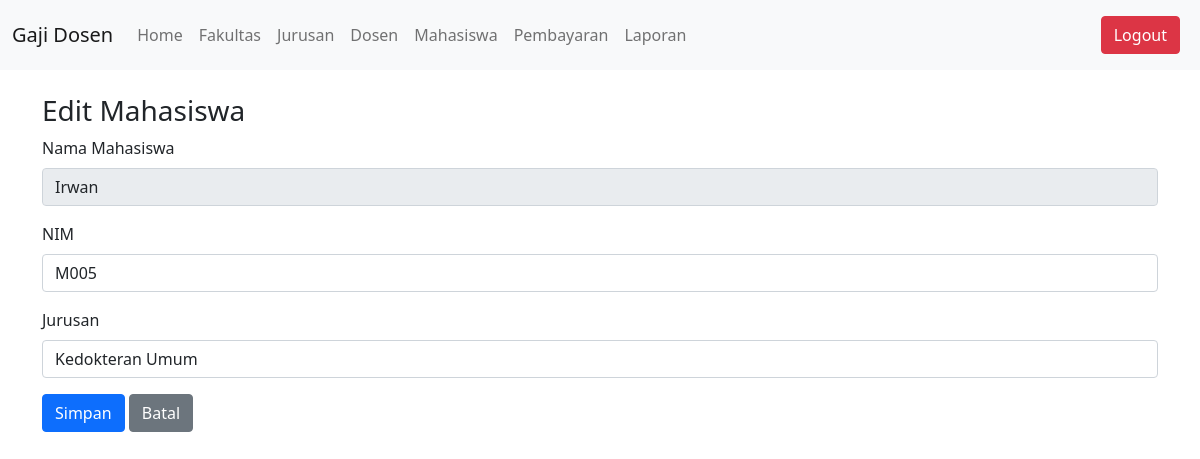
/edit_mahasiswa.php?id=2, run on the app's committed database.
### tables this page shows
CREATE TABLE Mahasiswa (
    id_mahasiswa INT AUTO_INCREMENT PRIMARY KEY,
    id_user INT NOT NULL,
    nim VARCHAR(20) NOT NULL UNIQUE,
    id_jurusan INT NOT NULL,
    FOREIGN KEY (id_user) REFERENCES Users(id_user) ON DELETE CASCADE,
    FOREIGN KEY (id_jurusan) REFERENCES Jurusan(id_jurusan)
);

CREATE TABLE Users (
    id_user INT AUTO_INCREMENT PRIMARY KEY,
    nama VARCHAR(100) NOT NULL,
    username VARCHAR(50) NOT NULL UNIQUE,
    password VARCHAR(255) NOT NULL,
    role ENUM('admin','tu','dosen','mahasiswa') NOT NULL
);

CREATE TABLE Jurusan (
    id_jurusan INT AUTO_INCREMENT PRIMARY KEY,
    nama_jurusan VARCHAR(100) NOT NULL,
    id_fakultas INT NOT NULL,
    FOREIGN KEY (id_fakultas) REFERENCES Fakultas(id_fakultas)
);

### edit_mahasiswa.php (the view, shortened to what this page needs)
<?php
include 'db.php';
if (isset($_GET['id'])) {
    $id_mahasiswa = intval($_GET['id']);
    $sql = "SELECT m.id_mahasiswa, u.nama, m.nim, m.id_jurusan
            FROM Mahasiswa m
            JOIN Users u ON m.id_user = u.id_user
            WHERE m.id_mahasiswa = ?";
    $stmt = $conn->prepare($sql);
    $stmt->bind_param("i", $id_mahasiswa);
    $stmt->execute();
    $result = $stmt->get_result();
    $mahasiswa = $result->fetch_assoc();
} else {
    echo "ID mahasiswa tidak diberikan.";
    exit;
}
$sql_jurusan = "SELECT id_jurusan, nama_jurusan FROM Jurusan";
$result_jurusan = $conn->query($sql_jurusan);
$jurusan = [];
if ($result_jurusan && $result_jurusan->num_rows > 0) {
    while ($row = $result_jurusan->fetch_assoc()) {
        $jurusan[] = $row;
    }
}
?>
<!DOCTYPE html>
<html lang="en">
<head>
    <link href="https://cdn.jsdelivr.net/npm/bootstrap@5.1.3/dist/css/bootstrap.min.css" rel="stylesheet">
</head>
<body>
    <?php include 'navbar.php'; ?>
    <div class="container mt-4">
        <h3>Edit Mahasiswa</h3>
        <form action="update_mahasiswa.php" method="POST">
            <div class="mb-3">
                <label for="nama" class="form-label">Nama Mahasiswa</label>
                <input type="text" id="nama" name="nama" class="form-control"
                       value="<?= htmlspecialchars($mahasiswa['nama']); ?>" readonly>
            </div>
            <div class="mb-3">
                <label for="nim" class="form-label">NIM</label>
                <input type="text" id="nim" name="nim" class="form-control"
                       value="<?= htmlspecialchars($mahasiswa['nim']); ?>" required>
            </div>
            <div class="mb-3">
                <label for="jurusan" class="form-label">Jurusan</label>
                <select id="jurusan" name="id_jurusan" class="form-control" required>
                    <?php foreach ($jurusan as $j): ?>
                        <option value="<?= $j['id_jurusan']; ?>"
                                <?= ($j['id_jurusan'] == $mahasiswa['id_jurusan']) ? 'selected' : ''; ?>>
                            <?= htmlspecialchars($j['nama_jurusan']); ?>
                        </option>
                    <?php endforeach; ?>
                </select>
            </div>
            <button type="submit" class="btn btn-primary">Simpan</button>
            <a href="mahasiswa.php" class="btn btn-secondary">Batal</a>
        </form>
    </div>
</body>
</html>

### data on the page
mahasiswa: nama "Irwan", nim "M005", id_jurusan "Kedokteran Umum"
